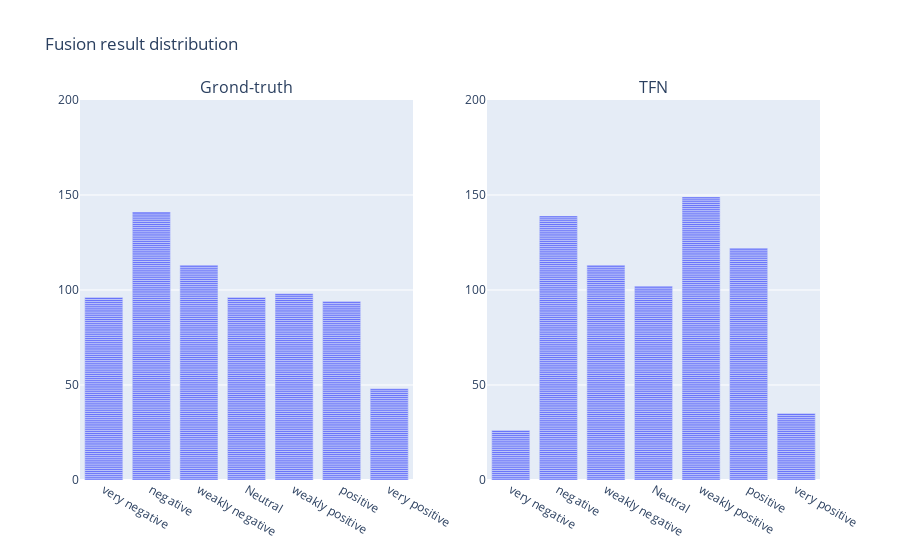

Notebook cell for this chart:
### Code cell
with open(f"results/TFN_fusion.pkl", "rb") as handle:
    tfn_origin = pkl.load(handle) 

df1 = pd.DataFrame(data=tfn)
df2 = pd.DataFrame(data=tfn_origin)
order = ['very negative', 'negative', 'weakly negative', 'Neutral', 'weakly positive', 'positive', 'very positive']

fig1 = px.bar(df1, x="labels_7")
fig2 = px.bar(df2, x="preds_7")
fig3 = px.bar(df1, x="preds_7")

fig1_traces = []
fig2_traces = []
fig3_traces = []

for trace in range(len(fig1["data"])):
    fig1_traces.append(fig1["data"][trace])
for trace in range(len(fig2["data"])):
    fig2_traces.append(fig2["data"][trace])
for trace in range(len(fig3["data"])):
    fig3_traces.append(fig3["data"][trace])

this_figure = sp.make_subplots(rows=1, cols=2, subplot_titles=("Grond-truth", "TFN"))
for traces in fig1_traces:
    this_figure.append_trace(traces, row=1, col=1)
for traces in fig2_traces:
    this_figure.append_trace(traces, row=1, col=2)
# for traces in fig3_traces:
#     this_figure.append_trace(traces, row=1, col=3)

this_figure.update_layout(title_text="Fusion result distribution")
this_figure.update_xaxes(categoryorder='array', categoryarray= order)
this_figure.update_yaxes(range=[0,200])
this_figure.show()

### Figure 1 — Plotly figure (JSON) as saved in the notebook; plotly's stock layout.template omitted (floating-point values rounded to 4 significant figures; data arrays with more than 128 entries replaced by an {"elided": "..."} marker saying what was removed)
{"data": [{"alignmentgroup": "True", "hovertemplate": "labels_7=%{x}<br>count=%{y}<extra></extra>", "legendgroup": "", "marker": {"color": "#636efa", "pattern": {"shape": ""}}, "name": "", "offsetgroup": "", "orientation": "v", "showlegend": false, "textposition": "auto", "type": "bar", "x": {"elided": "686 str values"}, "xaxis": "x", "y": {"elided": "686 int values"}, "yaxis": "y"}, {"alignmentgroup": "True", "hovertemplate": "preds_7=%{x}<br>count=%{y}<extra></extra>", "legendgroup": "", "marker": {"color": "#636efa", "pattern": {"shape": ""}}, "name": "", "offsetgroup": "", "orientation": "v", "showlegend": false, "textposition": "auto", "type": "bar", "x": {"elided": "686 str values"}, "xaxis": "x2", "y": {"elided": "686 int values"}, "yaxis": "y2"}], "layout": {"annotations": [{"font": {"size": 16}, "showarrow": false, "text": "Grond-truth", "x": 0.225, "xanchor": "center", "xref": "paper", "y": 1, "yanchor": "bottom", "yref": "paper"}, {"font": {"size": 16}, "showarrow": false, "text": "TFN", "x": 0.775, "xanchor": "center", "xref": "paper", "y": 1, "yanchor": "bottom", "yref": "paper"}], "title": {"text": "Fusion result distribution"}, "xaxis": {"anchor": "y", "categoryarray": ["very negative", "negative", "weakly negative", "Neutral", "weakly positive", "positive", "very positive"], "categoryorder": "array", "domain": [0, 0.45]}, "xaxis2": {"anchor": "y2", "categoryarray": ["very negative", "negative", "weakly negative", "Neutral", "weakly positive", "positive", "very positive"], "categoryorder": "array", "domain": [0.55, 1]}, "yaxis": {"anchor": "x", "domain": [0, 1], "range": [0, 200]}, "yaxis2": {"anchor": "x2", "domain": [0, 1], "range": [0, 200]}}}
